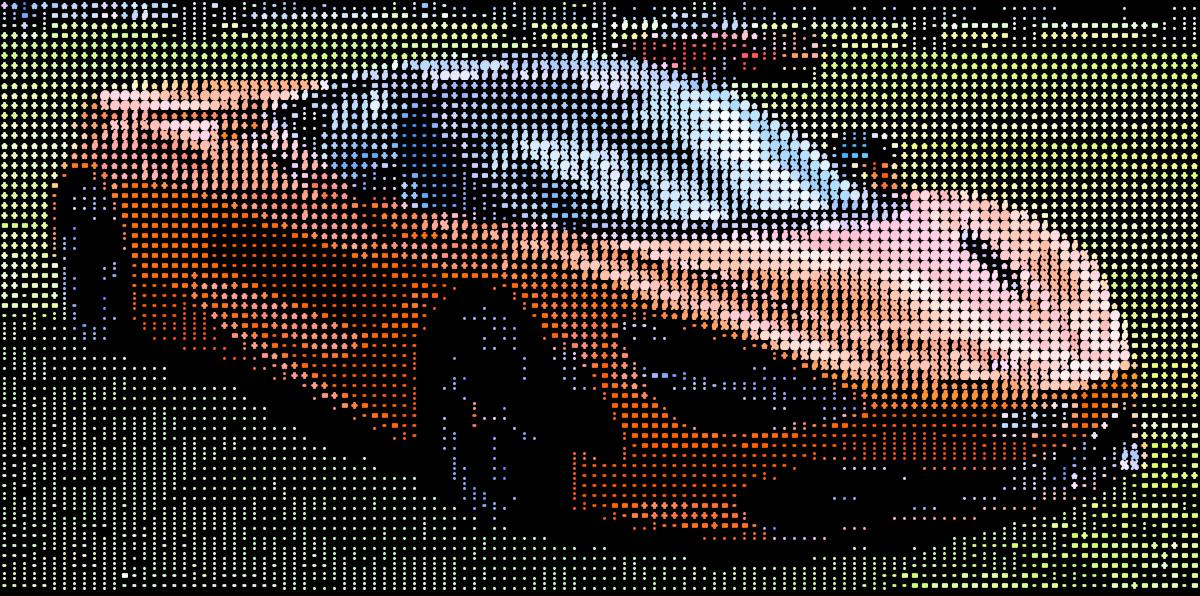
#> input picture patches/ascii/example.jpg, 1200 x 596 px
$ python posterize-hsv.py ../ascii/example.jpg
#> lines starting #> are read from the running program, lines starting #| are printed output that depends on the picture
#> in main, img is the input picture: PIL image 1200x596 RGB; mean R, G, B 62, 55.1, 50.7
#!/usr/bin/env python3
"""Quantize H, S, V channels independently for a posterization effect."""

import argparse
import os
import sys

import numpy as np
from PIL import Image


def posterize_hsv(image: Image.Image, h_levels: int, s_levels: int, v_levels: int) -> Image.Image:
    """Quantize each HSV channel to the specified number of levels."""
#> called with h_levels = 8, s_levels = 4, v_levels = 4
    hsv = image.convert("HSV")
#> hsv: PIL image 1200x596 HSV; mean H, S, V 81.8, 158.1, 67.7
    arr = np.array(hsv, dtype=np.float64)
#> arr: shape (596, 1200, 3) float64; mean of channels 0, 1, 2 81.8, 158.1, 67.7

    levels = [h_levels, s_levels, v_levels]
    for ch in range(3):
        n = levels[ch]
        arr[:, :, ch] = np.floor(arr[:, :, ch] / 256.0 * n) * (255.0 / (n - 1)) if n > 1 else 0
#> arr: shape (596, 1200, 3) float64; mean of channels 0, 1, 2 78.5, 152.6, 64.7

    arr = np.clip(arr, 0, 255).astype(np.uint8)
#> arr: shape (596, 1200, 3); mean of channels 0, 1, 2 78.2, 152.6, 64.7
    hsv_out = Image.merge("HSV", [Image.fromarray(arr[:, :, c]) for c in range(3)])
    return hsv_out.convert("RGB")
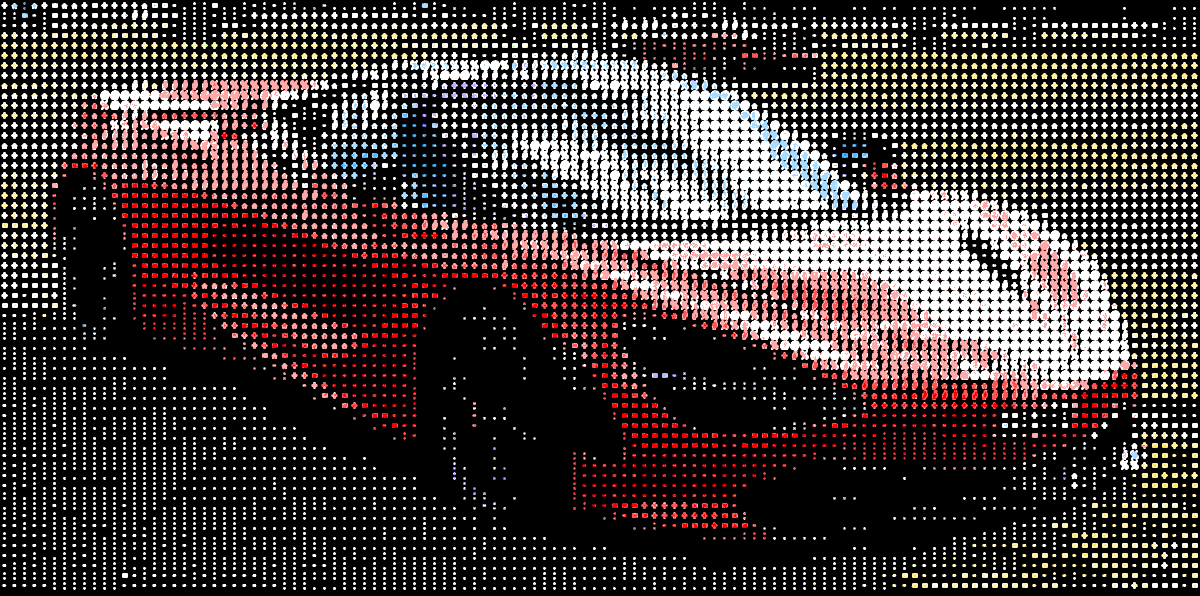
#> returned value: PIL image 1200x596 RGB; mean R, G, B 63.9, 55, 53.5


def main() -> None:
    parser = argparse.ArgumentParser(prog=os.environ.get("OP_IMG_PROG"), description="Posterize an image by quantizing HSV channels.")
    parser.add_argument("input", help="Input image path")
    parser.add_argument("output", nargs="?", default=None, help="Output image path")
    parser.add_argument(
        "--h-levels",
        type=int,
        default=8,
        help="Number of hue levels (default: 8)",
    )
    parser.add_argument(
        "--s-levels",
        type=int,
        default=4,
        help="Number of saturation levels (default: 4)",
    )
    parser.add_argument(
        "--v-levels",
        type=int,
        default=4,
        help="Number of value/brightness levels (default: 4)",
    )
    args = parser.parse_args()

    if not os.path.isfile(args.input):
        print(f"Error: file not found: {args.input}", file=sys.stderr)
        sys.exit(1)

    img = Image.open(args.input).convert("RGB")

    result = posterize_hsv(img, args.h_levels, args.s_levels, args.v_levels)

    if args.output:
        out_path = args.output
    else:
        base, ext = os.path.splitext(args.input)
        out_path = f"{base}-posterize{ext or '.png'}"

    result.save(out_path)
    print(
        f"Saved posterized image to {out_path} (h={args.h_levels}, s={args.s_levels}, v={args.v_levels})",
        file=sys.stderr,
    )


if __name__ == "__main__":
    main()
